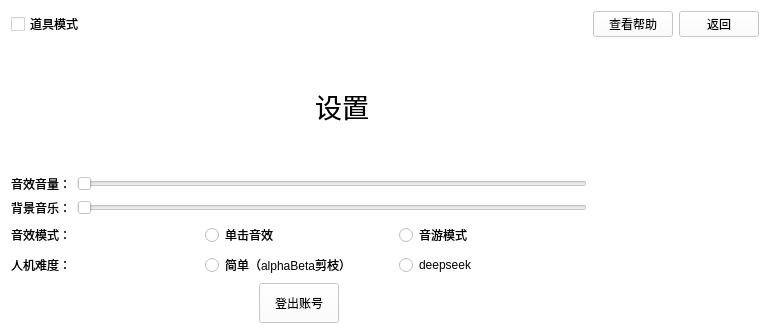
      <widget class="QWidget" name="settingpage">
       <property name="styleSheet">
        <string notr="true">background-color: rgba(255, 255, 255, 200);</string>
       </property>
       <layout class="QGridLayout" name="gridLayout_14">
        <item row="0" column="1">
         <widget class="QPushButton" name="helpButton">
          <property name="text">
           <string>查看帮助</string>
          </property>
         </widget>
        </item>
        <item row="7" column="0">
         <layout class="QHBoxLayout" name="horizontalLayout_5">
          <item>
           <spacer name="horizontalSpacer_9">
            <property name="orientation">
             <enum>Qt::Horizontal</enum>
            </property>
            <property name="sizeHint" stdset="0">
             <size>
              <width>40</width>
              <height>20</height>
             </size>
            </property>
           </spacer>
          </item>
          <item>
           <widget class="QPushButton" name="enloginButton">
            <property name="minimumSize">
             <size>
              <width>80</width>
              <height>40</height>
             </size>
            </property>
            <property name="text">
             <string>登出账号</string>
            </property>
           </widget>
          </item>
          <item>
           <spacer name="horizontalSpacer_10">
            <property name="orientation">
             <enum>Qt::Horizontal</enum>
            </property>
            <property name="sizeHint" stdset="0">
             <size>
              <width>40</width>
              <height>20</height>
             </size>
            </property>
           </spacer>
          </item>
         </layout>
        </item>
        <item row="4" column="0">
         <layout class="QHBoxLayout" name="horizontalLayout_7">
          <item>
           <widget class="QLabel" name="voiceMode">
            <property name="text">
             <string>音效模式：</string>
            </property>
           </widget>
          </item>
          <item>
           <widget class="QRadioButton" name="oneclickButton">
            <property name="text">
             <string>单击音效</string>
            </property>
            <attribute name="buttonGroup">
             <string notr="true">buttonGroup_2</string>
            </attribute>
           </widget>
          </item>
          <item>
           <widget class="QRadioButton" name="musicgameButton">
            <property name="text">
             <string>音游模式</string>
            </property>
            <attribute name="buttonGroup">
             <string notr="true">buttonGroup_2</string>
            </attribute>
           </widget>
          </item>
         </layout>
        </item>
        <item row="2" column="0">
         <layout class="QGridLayout" name="gridLayout_3">
          <item row="0" column="0">
           <widget class="QLabel" name="voicelabel">
            <property name="text">
             <string>音效音量：</string>
            </property>
           </widget>
          </item>
          <item row="0" column="1">
           <widget class="QSlider" name="voiceSlider">
            <property name="orientation">
             <enum>Qt::Horizontal</enum>
            </property>
           </widget>
          </item>
         </layout>
        </item>
        <item row="1" column="0" colspan="2">
         <widget class="QLabel" name="settingTitle">
          <property name="minimumSize">
           <size>
            <width>662</width>
            <height>126</height>
           </size>
          </property>
          <property name="maximumSize">
           <size>
            <width>16777215</width>
            <height>126</height>
           </size>
          </property>
          <property name="text">
           <string>&lt;html&gt;&lt;head/&gt;&lt;body&gt;&lt;p align=&quot;center&quot;&gt;&lt;span style=&quot; font-size:20pt;&quot;&gt;设置&lt;/span&gt;&lt;/p&gt;&lt;/body&gt;&lt;/html&gt;</string>
          </property>
         </widget>
        </item>
        <item row="5" column="0">
         <layout class="QHBoxLayout" name="horizontalLayout_6">
          <item>
           <widget class="QLabel" name="robotLabel">
            <property name="text">
             <string>人机难度：</string>
            </property>
           </widget>
          </item>
          <item>
           <widget class="QRadioButton" name="radioButton">
            <property name="text">
             <string>简单（alphaBeta剪枝）</string>
            </property>
            <attribute name="buttonGroup">
             <string notr="true">buttonGroup</string>
            </attribute>
           </widget>
          </item>
          <item>
           <widget class="QRadioButton" name="DPR_Button">
            <property name="text">
             <string>deepseek</string>
            </property>
            <attribute name="buttonGroup">
             <string notr="true">buttonGroup</string>
            </attribute>
           </widget>
          </item>
         </layout>
        </item>
        <item row="0" column="2">
         <widget class="QPushButton" name="backPageButton">
          <property name="text">
           <string>返回</string>
          </property>
         </widget>
        </item>
        <item row="3" column="0">
         <layout class="QGridLayout" name="gridLayout_13">
          <item row="0" column="0">
           <widget class="QLabel" name="musiclabel">
            <property name="text">
             <string>背景音乐：</string>
            </property>
           </widget>
          </item>
          <item row="0" column="1">
           <widget class="QSlider" name="musicSlider">
            <property name="orientation">
             <enum>Qt::Horizontal</enum>
            </property>
           </widget>
          </item>
         </layout>
        </item>
        <item row="0" column="0">
         <widget class="QCheckBox" name="propBox">
          <property name="text">
           <string>道具模式</string>
          </property>
         </widget>
        </item>
       </layout>
      </widget>
